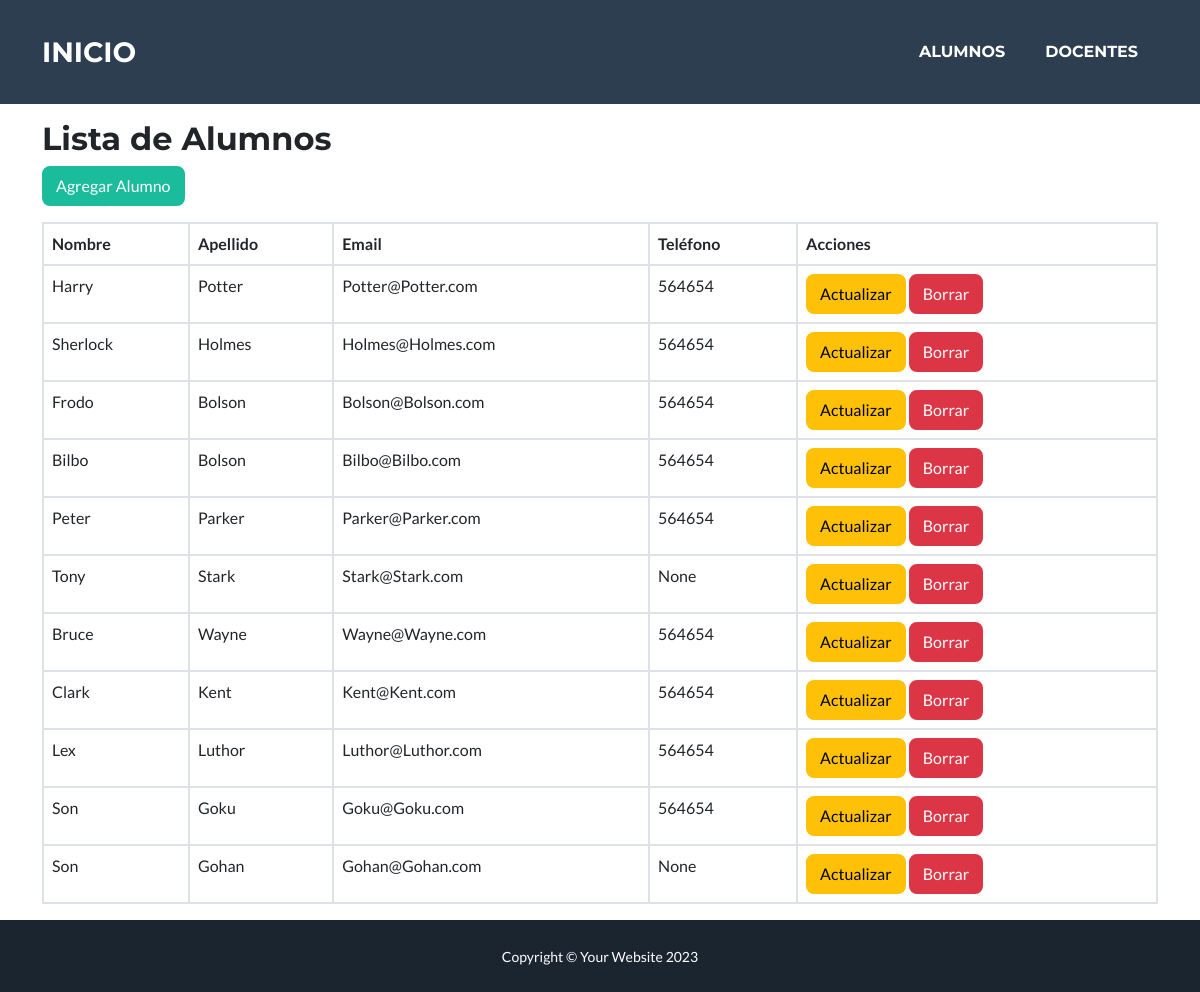
/cursos/alumnos_leer/, run on the app's committed database.
### cursos/models.py (models this page shows, shortened)
class Alumnos(models.Model):
    nombre = models.CharField(max_length=100)
    apellido = models.CharField(max_length=100)
    email = models.EmailField(unique=True)
    telefono = models.CharField(max_length=15, blank=True, null=True)
    fecha_nacimiento = models.DateField(blank=True, null=True)
    activo = models.BooleanField(default=True)

### cursos/views.py (the view)
# urls.py: path('alumnos_leer/', AlumnosRead.as_view(), name='alumnos_leer'),
class AlumnosRead(ListView):
    model = Alumnos
    template_name = 'cursos/alumnos_leer.html'  # ✅ Agregamos el prefijo correcto
    context_object_name = 'alumnos'

### cursos/templates/cursos/alumnos_leer.html
{% extends 'cursos/base.html' %}
{% block main %}
<br>
<br>
<br>
<br>
<h2>Lista de Alumnos</h2>
    <a href="{% url 'alumnos_crear' %}" class="btn btn-primary">Agregar Alumno</a>
    <table class="table table-bordered mt-3">
        <thead>
            <tr>
                <th>Nombre</th>
                <th>Apellido</th>
                <th>Email</th>
                <th>Teléfono</th>
                <th>Acciones</th>
            </tr>
        </thead>
        <tbody>
            {% for alumno in alumnos %}
            <tr>
                <td>{{ alumno.nombre }}</td>
                <td>{{ alumno.apellido }}</td>
                <td>{{ alumno.email }}</td>
                <td>{{ alumno.telefono }}</td>
                <td>
                    <a href="{% url 'alumnos_actualizar' alumno.pk %}" class="btn btn-warning">Actualizar</a>
                    <a href="{% url 'alumnos_borrar' alumno.pk %}" class="btn btn-danger">Borrar</a>
                </td>
            </tr>
            {% empty %}
            <tr>
                <td colspan="5" class="text-center">No hay alumnos registrados.</td>
            </tr>
            {% endfor %}
        </tbody>
    </table>
{% endblock main %}

### cursos/templates/cursos/base.html (shortened to what this page needs)
{% load static %}
<!DOCTYPE html>
<html lang="en">
    <head>
        <link href="{% static 'cursos/css/styles.css'%}" rel="stylesheet" />
    </head>
    <body id="page-top">
        <nav class="navbar navbar-expand-lg bg-secondary text-uppercase fixed-top" id="mainNav">
            <div class="container">
                <a class="navbar-brand" href="{% url 'inicio' %}">INICIO</a>
                <div class="collapse navbar-collapse" id="navbarResponsive">
                    <ul class="navbar-nav ms-auto">
                        <li class="nav-item mx-0 mx-lg-1"><a class="nav-link py-3 px-0 px-lg-3 rounded" href="#contact">Alumnos</a></li>
                        <li class="nav-item mx-0 mx-lg-1"><a class="nav-link py-3 px-0 px-lg-3 rounded" href="#contact">Docentes</a></li>
                    </ul>
                </div>
            </div>
        </nav>
        <div class="container mt-4">
            {% block main %}
            {% endblock main%}
        </div>
        <div class="copyright py-4 text-center text-white">
            <div class="container"><small>Copyright &copy; Your Website 2023</small></div>
        </div>
    </body>
</html>

### data on the page
Alumnos: nombre "Harry", apellido "Potter", email "Potter@Potter.com", telefono "564654"
Alumnos: nombre "Sherlock", apellido "Holmes", email "Holmes@Holmes.com", telefono "564654"
Alumnos: nombre "Frodo", apellido "Bolson", email "Bolson@Bolson.com", telefono "564654"
Alumnos: nombre "Bilbo", apellido "Bolson", email "Bilbo@Bilbo.com", telefono "564654"
Alumnos: nombre "Peter", apellido "Parker", email "Parker@Parker.com", telefono "564654"
Alumnos: nombre "Tony", apellido "Stark", email "Stark@Stark.com", telefono "None"
Alumnos: nombre "Bruce", apellido "Wayne", email "Wayne@Wayne.com", telefono "564654"
Alumnos: nombre "Clark", apellido "Kent", email "Kent@Kent.com", telefono "564654"
Alumnos: nombre "Lex", apellido "Luthor", email "Luthor@Luthor.com", telefono "564654"
Alumnos: nombre "Son", apellido "Goku", email "Goku@Goku.com", telefono "564654"
Alumnos: nombre "Son", apellido "Gohan", email "Gohan@Gohan.com", telefono "None"
